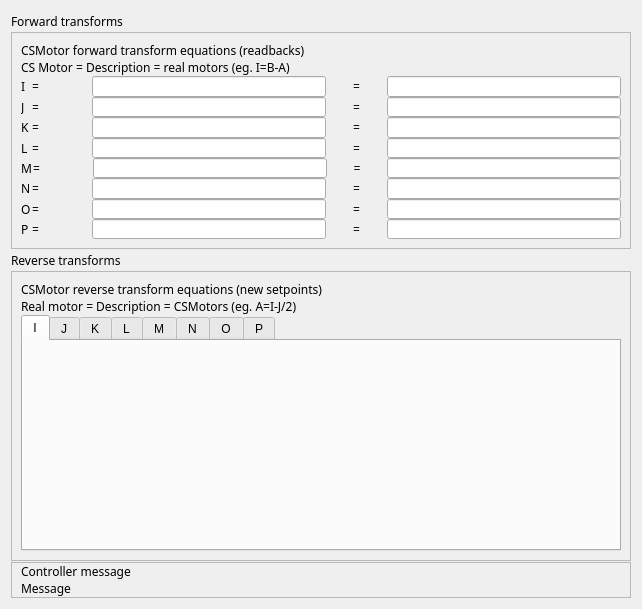
<?xml version="1.0" encoding="UTF-8"?>
<ui version="4.0">
 <class>EFrame</class>
 <widget class="QEFrame" name="EFrame">
  <property name="geometry">
   <rect>
    <x>0</x>
    <y>0</y>
    <width>642</width>
    <height>609</height>
   </rect>
  </property>
  <property name="sizePolicy">
   <sizepolicy hsizetype="Expanding" vsizetype="Expanding">
    <horstretch>0</horstretch>
    <verstretch>0</verstretch>
   </sizepolicy>
  </property>
  <property name="minimumSize">
   <size>
    <width>0</width>
    <height>1</height>
   </size>
  </property>
  <property name="windowTitle">
   <string>Kinematics</string>
  </property>
  <layout class="QVBoxLayout" name="verticalLayout" stretch="1,3,1,4,0">
   <property name="spacing">
    <number>1</number>
   </property>
   <item>
    <widget class="QLabel" name="label_20">
     <property name="maximumSize">
      <size>
       <width>16777215</width>
       <height>20</height>
      </size>
     </property>
     <property name="font">
      <font>
       <family>Abyssinica SIL</family>
       <pointsize>9</pointsize>
      </font>
     </property>
     <property name="text">
      <string>Forward transforms</string>
     </property>
    </widget>
   </item>
   <item>
    <widget class="QFrame" name="frame">
     <property name="sizePolicy">
      <sizepolicy hsizetype="Expanding" vsizetype="Expanding">
       <horstretch>0</horstretch>
       <verstretch>0</verstretch>
      </sizepolicy>
     </property>
     <property name="minimumSize">
      <size>
       <width>0</width>
       <height>1</height>
      </size>
     </property>
     <property name="frameShape">
      <enum>QFrame::StyledPanel</enum>
     </property>
     <property name="frameShadow">
      <enum>QFrame::Raised</enum>
     </property>
     <layout class="QVBoxLayout" name="verticalLayout_3">
      <property name="spacing">
       <number>0</number>
      </property>
      <item>
       <widget class="QLabel" name="label_2">
        <property name="font">
         <font>
          <family>Abyssinica SIL</family>
          <pointsize>9</pointsize>
         </font>
        </property>
        <property name="text">
         <string>CSMotor forward transform equations (readbacks)</string>
        </property>
       </widget>
      </item>
      <item>
       <widget class="QLabel" name="label_19">
        <property name="font">
         <font>
          <family>Abyssinica SIL</family>
          <pointsize>9</pointsize>
         </font>
        </property>
        <property name="text">
         <string>CS Motor = Description = real motors (eg. I=B-A)</string>
        </property>
       </widget>
      </item>
      <item>
       <layout class="QVBoxLayout" name="verticalLayout_2">
        <property name="spacing">
         <number>0</number>
        </property>
        <item>
         <layout class="QHBoxLayout" name="horizontalLayout" stretch="0,1,4,1,4">
          <property name="spacing">
           <number>1</number>
          </property>
          <item>
           <widget class="QLabel" name="label_21">
            <property name="sizePolicy">
             <sizepolicy hsizetype="Preferred" vsizetype="Preferred">
              <horstretch>0</horstretch>
              <verstretch>0</verstretch>
             </sizepolicy>
            </property>
            <property name="minimumSize">
             <size>
              <width>10</width>
              <height>0</height>
             </size>
            </property>
            <property name="font">
             <font>
              <family>Abyssinica SIL</family>
              <pointsize>9</pointsize>
             </font>
            </property>
            <property name="text">
             <string>I</string>
            </property>
           </widget>
          </item>
          <item>
           <widget class="QLabel" name="label_3">
            <property name="sizePolicy">
             <sizepolicy hsizetype="Preferred" vsizetype="Expanding">
              <horstretch>0</horstretch>
              <verstretch>0</verstretch>
             </sizepolicy>
            </property>
            <property name="minimumSize">
             <size>
              <width>0</width>
              <height>0</height>
             </size>
            </property>
            <property name="font">
             <font>
              <family>Abyssinica SIL</family>
              <pointsize>9</pointsize>
             </font>
            </property>
            <property name="text">
             <string>=</string>
            </property>
           </widget>
          </item>
          <item>
           <widget class="QELineEdit" name="qelineedit_3">
            <property name="sizePolicy">
             <sizepolicy hsizetype="Preferred" vsizetype="Expanding">
              <horstretch>0</horstretch>
              <verstretch>0</verstretch>
             </sizepolicy>
            </property>
            <property name="minimumSize">
             <size>
              <width>0</width>
              <height>0</height>
             </size>
            </property>
            <property name="font">
             <font>
              <family>Abyssinica SIL</family>
              <pointsize>9</pointsize>
             </font>
            </property>
            <property name="variable" stdset="0">
             <string>$(DMC)$(M9)_FTRANSFORM_SP.DESC</string>
            </property>
           </widget>
          </item>
          <item>
           <widget class="QLabel" name="label_4">
            <property name="sizePolicy">
             <sizepolicy hsizetype="Preferred" vsizetype="Expanding">
              <horstretch>0</horstretch>
              <verstretch>0</verstretch>
             </sizepolicy>
            </property>
            <property name="minimumSize">
             <size>
              <width>0</width>
              <height>0</height>
             </size>
            </property>
            <property name="font">
             <font>
              <family>Abyssinica SIL</family>
              <pointsize>9</pointsize>
             </font>
            </property>
            <property name="text">
             <string>=</string>
            </property>
            <property name="alignment">
             <set>Qt::AlignCenter</set>
            </property>
           </widget>
          </item>
          <item>
           <widget class="QELineEdit" name="qelineedit_2">
            <property name="sizePolicy">
             <sizepolicy hsizetype="Preferred" vsizetype="Expanding">
              <horstretch>0</horstretch>
              <verstretch>0</verstretch>
             </sizepolicy>
            </property>
            <property name="minimumSize">
             <size>
              <width>0</width>
              <height>0</height>
             </size>
            </property>
            <property name="font">
             <font>
              <family>Abyssinica SIL</family>
              <pointsize>9</pointsize>
             </font>
            </property>
            <property name="variable" stdset="0">
             <string>$(DMC)$(M9)_FTRANSFORM_SP</string>
            </property>
           </widget>
          </item>
         </layout>
        </item>
        <item>
         <layout class="QHBoxLayout" name="horizontalLayout_2" stretch="0,1,4,1,4">
          <property name="spacing">
           <number>1</number>
          </property>
          <item>
           <widget class="QLabel" name="label_22">
            <property name="sizePolicy">
             <sizepolicy hsizetype="Preferred" vsizetype="Preferred">
              <horstretch>0</horstretch>
              <verstretch>0</verstretch>
             </sizepolicy>
            </property>
            <property name="minimumSize">
             <size>
              <width>10</width>
              <height>0</height>
             </size>
            </property>
            <property name="font">
             <font>
              <family>Abyssinica SIL</family>
              <pointsize>9</pointsize>
             </font>
            </property>
            <property name="text">
             <string>J</string>
            </property>
           </widget>
          </item>
          <item>
           <widget class="QLabel" name="label_5">
            <property name="sizePolicy">
             <sizepolicy hsizetype="Preferred" vsizetype="Expanding">
              <horstretch>0</horstretch>
              <verstretch>0</verstretch>
             </sizepolicy>
            </property>
            <property name="minimumSize">
             <size>
              <width>0</width>
              <height>0</height>
             </size>
            </property>
            <property name="font">
             <font>
              <family>Abyssinica SIL</family>
              <pointsize>9</pointsize>
             </font>
            </property>
            <property name="text">
             <string>=</string>
            </property>
           </widget>
          </item>
          <item>
           <widget class="QELineEdit" name="qelineedit_4">
            <property name="sizePolicy">
             <sizepolicy hsizetype="Preferred" vsizetype="Expanding">
              <horstretch>0</horstretch>
              <verstretch>0</verstretch>
             </sizepolicy>
            </property>
            <property name="minimumSize">
             <size>
              <width>0</width>
              <height>0</height>
             </size>
            </property>
            <property name="font">
             <font>
              <family>Abyssinica SIL</family>
              <pointsize>9</pointsize>
             </font>
            </property>
            <property name="variable" stdset="0">
             <string>$(DMC)$(M10)_FTRANSFORM_SP.DESC</string>
            </property>
           </widget>
          </item>
          <item>
           <widget class="QLabel" name="label_6">
            <property name="sizePolicy">
             <sizepolicy hsizetype="Preferred" vsizetype="Expanding">
              <horstretch>0</horstretch>
              <verstretch>0</verstretch>
             </sizepolicy>
            </property>
            <property name="minimumSize">
             <size>
              <width>0</width>
              <height>0</height>
             </size>
            </property>
            <property name="font">
             <font>
              <family>Abyssinica SIL</family>
              <pointsize>9</pointsize>
             </font>
            </property>
            <property name="text">
             <string>=</string>
            </property>
            <property name="alignment">
             <set>Qt::AlignCenter</set>
            </property>
           </widget>
          </item>
          <item>
           <widget class="QELineEdit" name="qelineedit_5">
            <property name="sizePolicy">
             <sizepolicy hsizetype="Preferred" vsizetype="Expanding">
              <horstretch>0</horstretch>
              <verstretch>0</verstretch>
             </sizepolicy>
            </property>
            <property name="minimumSize">
             <size>
              <width>0</width>
              <height>0</height>
             </size>
            </property>
            <property name="font">
             <font>
              <family>Abyssinica SIL</family>
              <pointsize>9</pointsize>
             </font>
            </property>
            <property name="variable" stdset="0">
             <string>$(DMC)$(M10)_FTRANSFORM_SP</string>
            </property>
           </widget>
          </item>
         </layout>
        </item>
        <item>
         <layout class="QHBoxLayout" name="horizontalLayout_3" stretch="0,1,4,1,4">
          <property name="spacing">
           <number>1</number>
          </property>
          <item>
           <widget class="QLabel" name="label_23">
            <property name="sizePolicy">
             <sizepolicy hsizetype="Preferred" vsizetype="Preferred">
              <horstretch>0</horstretch>
              <verstretch>0</verstretch>
             </sizepolicy>
            </property>
            <property name="minimumSize">
             <size>
              <width>10</width>
              <height>0</height>
             </size>
            </property>
            <property name="font">
             <font>
              <family>Abyssinica SIL</family>
              <pointsize>9</pointsize>
             </font>
            </property>
            <property name="text">
             <string>K</string>
            </property>
           </widget>
          </item>
          <item>
           <widget class="QLabel" name="label_7">
            <property name="sizePolicy">
             <sizepolicy hsizetype="Preferred" vsizetype="Expanding">
              <horstretch>0</horstretch>
              <verstretch>0</verstretch>
             </sizepolicy>
            </property>
            <property name="minimumSize">
             <size>
              <width>0</width>
              <height>0</height>
             </size>
            </property>
            <property name="font">
             <font>
              <family>Abyssinica SIL</family>
              <pointsize>9</pointsize>
             </font>
            </property>
            <property name="text">
             <string>=</string>
            </property>
           </widget>
          </item>
          <item>
           <widget class="QELineEdit" name="qelineedit_6">
            <property name="sizePolicy">
             <sizepolicy hsizetype="Preferred" vsizetype="Expanding">
              <horstretch>0</horstretch>
              <verstretch>0</verstretch>
             </sizepolicy>
            </property>
            <property name="minimumSize">
             <size>
              <width>0</width>
              <height>0</height>
             </size>
            </property>
            <property name="font">
             <font>
              <family>Abyssinica SIL</family>
              <pointsize>9</pointsize>
             </font>
            </property>
            <property name="variable" stdset="0">
             <string>$(DMC)$(M11)_FTRANSFORM_SP.DESC</string>
            </property>
           </widget>
          </item>
          <item>
           <widget class="QLabel" name="label_8">
            <property name="sizePolicy">
             <sizepolicy hsizetype="Preferred" vsizetype="Expanding">
              <horstretch>0</horstretch>
              <verstretch>0</verstretch>
             </sizepolicy>
            </property>
            <property name="minimumSize">
             <size>
              <width>0</width>
              <height>0</height>
             </size>
            </property>
            <property name="font">
             <font>
              <family>Abyssinica SIL</family>
              <pointsize>9</pointsize>
             </font>
            </property>
            <property name="text">
             <string>=</string>
            </property>
            <property name="alignment">
             <set>Qt::AlignCenter</set>
            </property>
           </widget>
          </item>
          <item>
           <widget class="QELineEdit" name="qelineedit_7">
            <property name="sizePolicy">
             <sizepolicy hsizetype="Preferred" vsizetype="Expanding">
              <horstretch>0</horstretch>
              <verstretch>0</verstretch>
             </sizepolicy>
            </property>
            <property name="minimumSize">
             <size>
              <width>0</width>
              <height>0</height>
             </size>
            </property>
            <property name="font">
             <font>
              <family>Abyssinica SIL</family>
              <pointsize>9</pointsize>
             </font>
            </property>
            <property name="variable" stdset="0">
             <string>$(DMC)$(M11)_FTRANSFORM_SP</string>
            </property>
           </widget>
          </item>
         </layout>
        </item>
        <item>
         <layout class="QHBoxLayout" name="horizontalLayout_4" stretch="0,1,4,1,4">
          <property name="spacing">
           <number>1</number>
          </property>
          <item>
           <widget class="QLabel" name="label_24">
            <property name="sizePolicy">
             <sizepolicy hsizetype="Preferred" vsizetype="Preferred">
              <horstretch>0</horstretch>
              <verstretch>0</verstretch>
             </sizepolicy>
            </property>
            <property name="minimumSize">
             <size>
              <width>10</width>
              <height>0</height>
             </size>
            </property>
            <property name="font">
             <font>
              <family>Abyssinica SIL</family>
              <pointsize>9</pointsize>
             </font>
            </property>
            <property name="text">
             <string>L</string>
            </property>
           </widget>
          </item>
          <item>
           <widget class="QLabel" name="label_9">
            <property name="sizePolicy">
             <sizepolicy hsizetype="Preferred" vsizetype="Expanding">
              <horstretch>0</horstretch>
              <verstretch>0</verstretch>
             </sizepolicy>
            </property>
            <property name="minimumSize">
             <size>
              <width>0</width>
              <height>0</height>
             </size>
            </property>
            <property name="font">
             <font>
              <family>Abyssinica SIL</family>
              <pointsize>9</pointsize>
             </font>
            </property>
            <property name="text">
             <string>=</string>
            </property>
           </widget>
          </item>
          <item>
           <widget class="QELineEdit" name="qelineedit_8">
            <property name="sizePolicy">
             <sizepolicy hsizetype="Preferred" vsizetype="Expanding">
              <horstretch>0</horstretch>
              <verstretch>0</verstretch>
             </sizepolicy>
            </property>
            <property name="minimumSize">
             <size>
              <width>0</width>
              <height>0</height>
             </size>
            </property>
            <property name="font">
             <font>
              <family>Abyssinica SIL</family>
              <pointsize>9</pointsize>
             </font>
            </property>
            <property name="variable" stdset="0">
             <string>$(DMC)$(M12)_FTRANSFORM_SP.DESC</string>
            </property>
           </widget>
          </item>
          <item>
           <widget class="QLabel" name="label_10">
            <property name="sizePolicy">
             <sizepolicy hsizetype="Preferred" vsizetype="Expanding">
              <horstretch>0</horstretch>
              <verstretch>0</verstretch>
             </sizepolicy>
            </property>
            <property name="minimumSize">
             <size>
              <width>0</width>
              <height>0</height>
             </size>
            </property>
            <property name="font">
             <font>
              <family>Abyssinica SIL</family>
              <pointsize>9</pointsize>
             </font>
            </property>
            <property name="text">
             <string>=</string>
            </property>
            <property name="alignment">
             <set>Qt::AlignCenter</set>
            </property>
           </widget>
          </item>
          <item>
           <widget class="QELineEdit" name="qelineedit_9">
            <property name="sizePolicy">
             <sizepolicy hsizetype="Preferred" vsizetype="Expanding">
              <horstretch>0</horstretch>
              <verstretch>0</verstretch>
             </sizepolicy>
            </property>
            <property name="minimumSize">
             <size>
              <width>0</width>
              <height>0</height>
             </size>
            </property>
            <property name="font">
             <font>
              <family>Abyssinica SIL</family>
              <pointsize>9</pointsize>
             </font>
            </property>
            <property name="variable" stdset="0">
             <string>$(DMC)$(M12)_FTRANSFORM_SP</string>
            </property>
           </widget>
          </item>
         </layout>
        </item>
        <item>
         <layout class="QHBoxLayout" name="horizontalLayout_5" stretch="0,1,4,1,4">
          <property name="spacing">
           <number>1</number>
          </property>
          <item>
           <widget class="QLabel" name="label_25">
            <property name="sizePolicy">
             <sizepolicy hsizetype="Preferred" vsizetype="Preferred">
              <horstretch>0</horstretch>
              <verstretch>0</verstretch>
             </sizepolicy>
            </property>
            <property name="minimumSize">
             <size>
              <width>10</width>
              <height>0</height>
             </size>
            </property>
            <property name="font">
             <font>
              <family>Abyssinica SIL</family>
              <pointsize>9</pointsize>
             </font>
            </property>
            <property name="text">
             <string>M</string>
            </property>
           </widget>
          </item>
          <item>
           <widget class="QLabel" name="label_11">
            <property name="sizePolicy">
             <sizepolicy hsizetype="Preferred" vsizetype="Expanding">
              <horstretch>0</horstretch>
              <verstretch>0</verstretch>
             </sizepolicy>
            </property>
            <property name="minimumSize">
             <size>
              <width>0</width>
              <height>0</height>
             </size>
            </property>
            <property name="font">
             <font>
              <family>Abyssinica SIL</family>
              <pointsize>9</pointsize>
             </font>
            </property>
            <property name="text">
             <string>=</string>
            </property>
           </widget>
          </item>
          <item>
           <widget class="QELineEdit" name="qelineedit_10">
            <property name="sizePolicy">
             <sizepolicy hsizetype="Preferred" vsizetype="Expanding">
              <horstretch>0</horstretch>
              <verstretch>0</verstretch>
             </sizepolicy>
            </property>
            <property name="minimumSize">
             <size>
              <width>0</width>
              <height>0</height>
             </size>
            </property>
            <property name="font">
             <font>
              <family>Abyssinica SIL</family>
              <pointsize>9</pointsize>
             </font>
            </property>
            <property name="variable" stdset="0">
             <string>$(DMC)$(M13)_FTRANSFORM_SP.DESC</string>
            </property>
           </widget>
          </item>
          <item>
           <widget class="QLabel" name="label_12">
            <property name="sizePolicy">
             <sizepolicy hsizetype="Preferred" vsizetype="Expanding">
              <horstretch>0</horstretch>
              <verstretch>0</verstretch>
             </sizepolicy>
            </property>
            <property name="minimumSize">
             <size>
              <width>0</width>
              <height>0</height>
             </size>
            </property>
            <property name="font">
             <font>
              <family>Abyssinica SIL</family>
              <pointsize>9</pointsize>
             </font>
            </property>
            <property name="text">
             <string>=</string>
            </property>
            <property name="alignment">
             <set>Qt::AlignCenter</set>
            </property>
           </widget>
          </item>
          <item>
           <widget class="QELineEdit" name="qelineedit_11">
            <property name="sizePolicy">
             <sizepolicy hsizetype="Preferred" vsizetype="Expanding">
              <horstretch>0</horstretch>
              <verstretch>0</verstretch>
             </sizepolicy>
            </property>
            <property name="minimumSize">
             <size>
              <width>0</width>
              <height>0</height>
             </size>
            </property>
            <property name="font">
             <font>
              <family>Abyssinica SIL</family>
              <pointsize>9</pointsize>
             </font>
            </property>
            <property name="variable" stdset="0">
             <string>$(DMC)$(M13)_FTRANSFORM_SP</string>
            </property>
           </widget>
          </item>
         </layout>
        </item>
        <item>
         <layout class="QHBoxLayout" name="horizontalLayout_6" stretch="0,1,4,1,4">
          <property name="spacing">
           <number>1</number>
          </property>
          <item>
           <widget class="QLabel" name="label_26">
            <property name="sizePolicy">
             <sizepolicy hsizetype="Preferred" vsizetype="Preferred">
              <horstretch>0</horstretch>
              <verstretch>0</verstretch>
             </sizepolicy>
            </property>
            <property name="minimumSize">
             <size>
              <width>10</width>
              <height>0</height>
             </size>
            </property>
            <property name="font">
             <font>
              <family>Abyssinica SIL</family>
              <pointsize>9</pointsize>
             </font>
            </property>
            <property name="text">
             <string>N</string>
            </property>
           </widget>
          </item>
          <item>
           <widget class="QLabel" name="label_13">
            <property name="sizePolicy">
             <sizepolicy hsizetype="Preferred" vsizetype="Expanding">
              <horstretch>0</horstretch>
              <verstretch>0</verstretch>
             </sizepolicy>
            </property>
            <property name="minimumSize">
             <size>
              <width>0</width>
              <height>0</height>
             </size>
            </property>
            <property name="font">
             <font>
              <family>Abyssinica SIL</family>
              <pointsize>9</pointsize>
             </font>
            </property>
            <property name="text">
             <string>=</string>
            </property>
           </widget>
          </item>
          <item>
           <widget class="QELineEdit" name="qelineedit_12">
            <property name="sizePolicy">
             <sizepolicy hsizetype="Preferred" vsizetype="Expanding">
              <horstretch>0</horstretch>
              <verstretch>0</verstretch>
             </sizepolicy>
            </property>
            <property name="minimumSize">
             <size>
              <width>0</width>
              <height>0</height>
             </size>
            </property>
            <property name="font">
             <font>
              <family>Abyssinica SIL</family>
              <pointsize>9</pointsize>
             </font>
            </property>
            <property name="variable" stdset="0">
             <string>$(DMC)$(M14)_FTRANSFORM_SP.DESC</string>
            </property>
           </widget>
          </item>
          <item>
           <widget class="QLabel" name="label_14">
            <property name="sizePolicy">
             <sizepolicy hsizetype="Preferred" vsizetype="Expanding">
              <horstretch>0</horstretch>
              <verstretch>0</verstretch>
             </sizepolicy>
            </property>
            <property name="minimumSize">
             <size>
              <width>0</width>
              <height>0</height>
             </size>
            </property>
            <property name="font">
             <font>
              <family>Abyssinica SIL</family>
              <pointsize>9</pointsize>
             </font>
            </property>
            <property name="text">
             <string>=</string>
            </property>
            <property name="alignment">
             <set>Qt::AlignCenter</set>
            </property>
           </widget>
          </item>
          <item>
           <widget class="QELineEdit" name="qelineedit_13">
            <property name="sizePolicy">
             <sizepolicy hsizetype="Preferred" vsizetype="Expanding">
              <horstretch>0</horstretch>
              <verstretch>0</verstretch>
             </sizepolicy>
            </property>
            <property name="minimumSize">
             <size>
              <width>0</width>
              <height>0</height>
             </size>
            </property>
            <property name="font">
             <font>
              <family>Abyssinica SIL</family>
              <pointsize>9</pointsize>
             </font>
            </property>
            <property name="variable" stdset="0">
             <string>$(DMC)$(M14)_FTRANSFORM_SP</string>
            </property>
           </widget>
          </item>
         </layout>
        </item>
        <item>
         <layout class="QHBoxLayout" name="horizontalLayout_7" stretch="0,1,4,1,4">
          <property name="spacing">
           <number>1</number>
          </property>
          <item>
           <widget class="QLabel" name="label_27">
            <property name="sizePolicy">
             <sizepolicy hsizetype="Preferred" vsizetype="Preferred">
              <horstretch>0</horstretch>
              <verstretch>0</verstretch>
             </sizepolicy>
            </property>
            <property name="minimumSize">
             <size>
              <width>10</width>
              <height>0</height>
             </size>
            </property>
            <property name="font">
             <font>
              <family>Abyssinica SIL</family>
              <pointsize>9</pointsize>
             </font>
            </property>
            <property name="text">
             <string>O</string>
            </property>
           </widget>
          </item>
          <item>
           <widget class="QLabel" name="label_15">
            <property name="sizePolicy">
             <sizepolicy hsizetype="Preferred" vsizetype="Expanding">
              <horstretch>0</horstretch>
              <verstretch>0</verstretch>
             </sizepolicy>
            </property>
            <property name="minimumSize">
             <size>
              <width>0</width>
              <height>0</height>
             </size>
            </property>
            <property name="font">
             <font>
              <family>Abyssinica SIL</family>
              <pointsize>9</pointsize>
             </font>
            </property>
            <property name="text">
             <string>=</string>
            </property>
           </widget>
          </item>
          <item>
           <widget class="QELineEdit" name="qelineedit_14">
            <property name="sizePolicy">
             <sizepolicy hsizetype="Preferred" vsizetype="Expanding">
              <horstretch>0</horstretch>
              <verstretch>0</verstretch>
             </sizepolicy>
            </property>
            <property name="minimumSize">
             <size>
              <width>0</width>
              <height>0</height>
             </size>
            </property>
            <property name="font">
             <font>
              <family>Abyssinica SIL</family>
              <pointsize>9</pointsize>
             </font>
            </property>
            <property name="variable" stdset="0">
             <string>$(DMC)$(M15)_FTRANSFORM_SP.DESC</string>
            </property>
           </widget>
          </item>
          <item>
           <widget class="QLabel" name="label_16">
            <property name="sizePolicy">
             <sizepolicy hsizetype="Preferred" vsizetype="Expanding">
              <horstretch>0</horstretch>
              <verstretch>0</verstretch>
             </sizepolicy>
            </property>
            <property name="minimumSize">
             <size>
              <width>0</width>
              <height>0</height>
             </size>
            </property>
            <property name="font">
             <font>
              <family>Abyssinica SIL</family>
              <pointsize>9</pointsize>
             </font>
            </property>
            <property name="text">
             <string>=</string>
            </property>
            <property name="alignment">
             <set>Qt::AlignCenter</set>
            </property>
           </widget>
          </item>
          <item>
           <widget class="QELineEdit" name="qelineedit_15">
            <property name="sizePolicy">
             <sizepolicy hsizetype="Preferred" vsizetype="Expanding">
              <horstretch>0</horstretch>
              <verstretch>0</verstretch>
             </sizepolicy>
            </property>
            <property name="minimumSize">
             <size>
              <width>0</width>
              <height>0</height>
             </size>
            </property>
            <property name="font">
             <font>
              <family>Abyssinica SIL</family>
              <pointsize>9</pointsize>
             </font>
            </property>
            <property name="variable" stdset="0">
             <string>$(DMC)$(M15)_FTRANSFORM_SP</string>
            </property>
           </widget>
          </item>
         </layout>
        </item>
        <item>
         <layout class="QHBoxLayout" name="horizontalLayout_8" stretch="0,1,4,1,4">
          <property name="spacing">
           <number>1</number>
          </property>
          <item>
           <widget class="QLabel" name="label_28">
            <property name="sizePolicy">
             <sizepolicy hsizetype="Preferred" vsizetype="Preferred">
              <horstretch>0</horstretch>
              <verstretch>0</verstretch>
             </sizepolicy>
            </property>
            <property name="minimumSize">
             <size>
              <width>10</width>
              <height>0</height>
             </size>
            </property>
            <property name="font">
             <font>
              <family>Abyssinica SIL</family>
              <pointsize>9</pointsize>
             </font>
            </property>
            <property name="text">
             <string>P</string>
            </property>
           </widget>
          </item>
          <item>
           <widget class="QLabel" name="label_17">
            <property name="sizePolicy">
             <sizepolicy hsizetype="Preferred" vsizetype="Expanding">
              <horstretch>0</horstretch>
              <verstretch>0</verstretch>
             </sizepolicy>
            </property>
            <property name="minimumSize">
             <size>
              <width>0</width>
              <height>0</height>
             </size>
            </property>
            <property name="font">
             <font>
              <family>Abyssinica SIL</family>
              <pointsize>9</pointsize>
             </font>
            </property>
            <property name="text">
             <string>=</string>
            </property>
           </widget>
          </item>
          <item>
           <widget class="QELineEdit" name="qelineedit_16">
            <property name="sizePolicy">
             <sizepolicy hsizetype="Preferred" vsizetype="Expanding">
              <horstretch>0</horstretch>
              <verstretch>0</verstretch>
             </sizepolicy>
            </property>
            <property name="minimumSize">
             <size>
              <width>0</width>
              <height>0</height>
             </size>
            </property>
            <property name="font">
             <font>
              <family>Abyssinica SIL</family>
              <pointsize>9</pointsize>
             </font>
            </property>
            <property name="variable" stdset="0">
             <string>$(DMC)$(M16)_FTRANSFORM_SP.DESC</string>
            </property>
           </widget>
          </item>
          <item>
           <widget class="QLabel" name="label_18">
            <property name="sizePolicy">
             <sizepolicy hsizetype="Preferred" vsizetype="Expanding">
              <horstretch>0</horstretch>
              <verstretch>0</verstretch>
             </sizepolicy>
            </property>
            <property name="minimumSize">
             <size>
              <width>0</width>
              <height>0</height>
             </size>
            </property>
            <property name="font">
             <font>
              <family>Abyssinica SIL</family>
              <pointsize>9</pointsize>
             </font>
            </property>
            <property name="text">
             <string>=</string>
            </property>
            <property name="alignment">
             <set>Qt::AlignCenter</set>
            </property>
           </widget>
          </item>
          <item>
           <widget class="QELineEdit" name="qelineedit_17">
            <property name="sizePolicy">
             <sizepolicy hsizetype="Preferred" vsizetype="Expanding">
              <horstretch>0</horstretch>
              <verstretch>0</verstretch>
             </sizepolicy>
            </property>
            <property name="minimumSize">
             <size>
              <width>0</width>
              <height>0</height>
             </size>
            </property>
            <property name="font">
             <font>
              <family>Abyssinica SIL</family>
              <pointsize>9</pointsize>
             </font>
            </property>
            <property name="variable" stdset="0">
             <string>$(DMC)$(M16)_FTRANSFORM_SP</string>
            </property>
           </widget>
          </item>
         </layout>
        </item>
       </layout>
      </item>
     </layout>
    </widget>
   </item>
   <item>
    <widget class="QLabel" name="label_42">
     <property name="maximumSize">
      <size>
       <width>16777215</width>
       <height>20</height>
      </size>
     </property>
     <property name="font">
      <font>
       <family>Abyssinica SIL</family>
       <pointsize>9</pointsize>
      </font>
     </property>
     <property name="text">
      <string>Reverse transforms</string>
     </property>
    </widget>
   </item>
   <item>
    <widget class="QFrame" name="frame_3">
     <property name="sizePolicy">
      <sizepolicy hsizetype="Expanding" vsizetype="Expanding">
       <horstretch>0</horstretch>
       <verstretch>0</verstretch>
      </sizepolicy>
     </property>
     <property name="minimumSize">
      <size>
       <width>0</width>
       <height>1</height>
      </size>
     </property>
     <property name="frameShape">
      <enum>QFrame::StyledPanel</enum>
     </property>
     <property name="frameShadow">
      <enum>QFrame::Raised</enum>
     </property>
     <layout class="QVBoxLayout" name="verticalLayout_6">
      <property name="spacing">
       <number>0</number>
      </property>
      <item>
       <widget class="QLabel" name="label_43">
        <property name="font">
         <font>
          <family>Abyssinica SIL</family>
          <pointsize>9</pointsize>
         </font>
        </property>
        <property name="text">
         <string>CSMotor reverse transform equations (new setpoints)</string>
        </property>
       </widget>
      </item>
      <item>
       <widget class="QLabel" name="label_58">
        <property name="font">
         <font>
          <family>Abyssinica SIL</family>
          <pointsize>9</pointsize>
         </font>
        </property>
        <property name="text">
         <string>Real motor = Description = CSMotors (eg. A=I-J/2) </string>
        </property>
       </widget>
      </item>
      <item>
       <widget class="QTabWidget" name="tabWidget">
        <property name="currentIndex">
         <number>0</number>
        </property>
        <property name="elideMode">
         <enum>Qt::ElideNone</enum>
        </property>
        <property name="documentMode">
         <bool>false</bool>
        </property>
        <property name="tabsClosable">
         <bool>false</bool>
        </property>
        <widget class="QWidget" name="tab">
         <attribute name="title">
          <string>I</string>
         </attribute>
         <layout class="QVBoxLayout" name="verticalLayout_8">
          <item>
           <widget class="QEForm" name="qeform_2">
            <property name="uiFile" stdset="0">
             <string>galil_kinematics_reverse.ui</string>
            </property>
            <property name="variableSubstitutions" stdset="0">
             <string>M=$(M9)</string>
            </property>
           </widget>
          </item>
         </layout>
        </widget>
        <widget class="QWidget" name="tab_2">
         <attribute name="title">
          <string>J</string>
         </attribute>
         <layout class="QVBoxLayout" name="verticalLayout_7">
          <item>
           <widget class="QEForm" name="qeform">
            <property name="uiFile" stdset="0">
             <string>galil_kinematics_reverse.ui</string>
            </property>
            <property name="variableSubstitutions" stdset="0">
             <string>M=$(M10)</string>
            </property>
           </widget>
          </item>
         </layout>
        </widget>
        <widget class="QWidget" name="tab_3">
         <attribute name="title">
          <string>K</string>
         </attribute>
         <layout class="QVBoxLayout" name="verticalLayout_9">
          <item>
           <widget class="QEForm" name="qeform_3">
            <property name="uiFile" stdset="0">
             <string>galil_kinematics_reverse.ui</string>
            </property>
            <property name="variableSubstitutions" stdset="0">
             <string>M=$(M11)</string>
            </property>
           </widget>
          </item>
         </layout>
        </widget>
        <widget class="QWidget" name="tab_4">
         <attribute name="title">
          <string>L</string>
         </attribute>
         <layout class="QVBoxLayout" name="verticalLayout_10">
          <item>
           <widget class="QEForm" name="qeform_4">
            <property name="uiFile" stdset="0">
             <string>galil_kinematics_reverse.ui</string>
            </property>
            <property name="variableSubstitutions" stdset="0">
             <string>M=$(M12)</string>
            </property>
           </widget>
          </item>
         </layout>
        </widget>
        <widget class="QWidget" name="tab_5">
         <attribute name="title">
          <string>M</string>
         </attribute>
         <layout class="QVBoxLayout" name="verticalLayout_11">
          <item>
           <widget class="QEForm" name="qeform_5">
            <property name="uiFile" stdset="0">
             <string>galil_kinematics_reverse.ui</string>
            </property>
            <property name="variableSubstitutions" stdset="0">
             <string>M=$(M13)</string>
            </property>
           </widget>
          </item>
         </layout>
        </widget>
        <widget class="QWidget" name="tab_6">
         <attribute name="title">
          <string>N</string>
         </attribute>
         <layout class="QVBoxLayout" name="verticalLayout_12">
          <item>
           <widget class="QEForm" name="qeform_6">
            <property name="uiFile" stdset="0">
             <string>galil_kinematics_reverse.ui</string>
            </property>
            <property name="variableSubstitutions" stdset="0">
             <string>M=$(M14)</string>
            </property>
           </widget>
          </item>
         </layout>
        </widget>
        <widget class="QWidget" name="tab_7">
         <attribute name="title">
          <string>O</string>
         </attribute>
         <layout class="QVBoxLayout" name="verticalLayout_13">
          <item>
           <widget class="QEForm" name="qeform_7">
            <property name="uiFile" stdset="0">
             <string>galil_kinematics_reverse.ui</string>
            </property>
            <property name="variableSubstitutions" stdset="0">
             <string>M=$(M15)</string>
            </property>
           </widget>
          </item>
         </layout>
        </widget>
        <widget class="QWidget" name="tab_8">
         <attribute name="title">
          <string>P</string>
         </attribute>
         <layout class="QVBoxLayout" name="verticalLayout_14">
          <item>
           <widget class="QEForm" name="qeform_8">
            <property name="uiFile" stdset="0">
             <string>galil_kinematics_reverse.ui</string>
            </property>
            <property name="variableSubstitutions" stdset="0">
             <string>M=$(M16)</string>
            </property>
           </widget>
          </item>
         </layout>
        </widget>
       </widget>
      </item>
     </layout>
    </widget>
   </item>
   <item>
    <widget class="QFrame" name="frame_4">
     <property name="frameShape">
      <enum>QFrame::StyledPanel</enum>
     </property>
     <property name="frameShadow">
      <enum>QFrame::Raised</enum>
     </property>
     <layout class="QVBoxLayout" name="verticalLayout_15">
      <property name="spacing">
       <number>0</number>
      </property>
      <property name="topMargin">
       <number>0</number>
      </property>
      <property name="bottomMargin">
       <number>0</number>
      </property>
      <item>
       <layout class="QVBoxLayout" name="verticalLayout_16">
        <item>
         <widget class="QLabel" name="label_59">
          <property name="maximumSize">
           <size>
            <width>16777215</width>
            <height>20</height>
           </size>
          </property>
          <property name="font">
           <font>
            <family>Abyssinica SIL</family>
            <pointsize>9</pointsize>
           </font>
          </property>
          <property name="text">
           <string>Controller message</string>
          </property>
         </widget>
        </item>
        <item>
         <widget class="QELabel" name="qelabel_12">
          <property name="sizePolicy">
           <sizepolicy hsizetype="Minimum" vsizetype="Preferred">
            <horstretch>0</horstretch>
            <verstretch>0</verstretch>
           </sizepolicy>
          </property>
          <property name="font">
           <font>
            <family>Abyssinica SIL</family>
            <pointsize>9</pointsize>
           </font>
          </property>
          <property name="frameShape">
           <enum>QFrame::NoFrame</enum>
          </property>
          <property name="variable" stdset="0">
           <string>$(DMC)ERROR_MON</string>
          </property>
          <property name="text">
           <string>Message</string>
          </property>
         </widget>
        </item>
       </layout>
      </item>
     </layout>
    </widget>
   </item>
  </layout>
 </widget>
 <customwidgets>
  <customwidget>
   <class>QEForm</class>
   <extends>QWidget</extends>
   <header>QEForm.h</header>
  </customwidget>
  <customwidget>
   <class>QELabel</class>
   <extends>QLabel</extends>
   <header>QELabel.h</header>
  </customwidget>
  <customwidget>
   <class>QELineEdit</class>
   <extends>QLineEdit</extends>
   <header>QELineEdit.h</header>
  </customwidget>
  <customwidget>
   <class>QEFrame</class>
   <extends>QFrame</extends>
   <header>QEFrame.h</header>
   <container>1</container>
  </customwidget>
 </customwidgets>
 <resources/>
 <connections/>
</ui>
